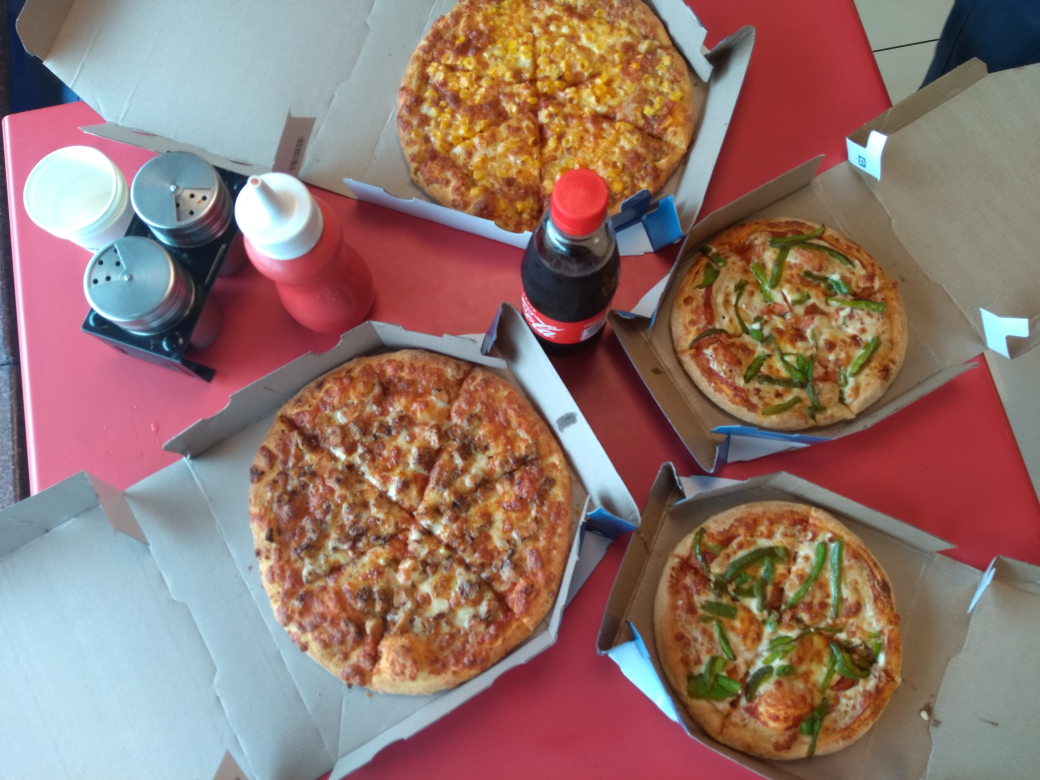
#> input picture pizza.jpg, 4160 x 3120 px (shown at 1/4 size)
$ python MYPROJECT_1.py
#> lines starting #> are read from the running program, lines starting #| are printed output that depends on the picture
#left click for selecting area on image
#right click to end the point selection process
#type "yes" on console after right click to see the result

import cv2
import numpy as np
#import  numpy

print("\n\nLeft click for selecting area on image\n right click to end the point selection process\n type 'yes' on console after right click to see the result")

img1=cv2.imread("pizza.jpg")
#> img1 is the input picture: shape (3120, 4160, 3); mean B, G, R 109.4, 116.5, 145.3
flag=0
xmax=0
xmin=0
ymax=0
ymin=0
img1=cv2.resize(img1,(512,512))
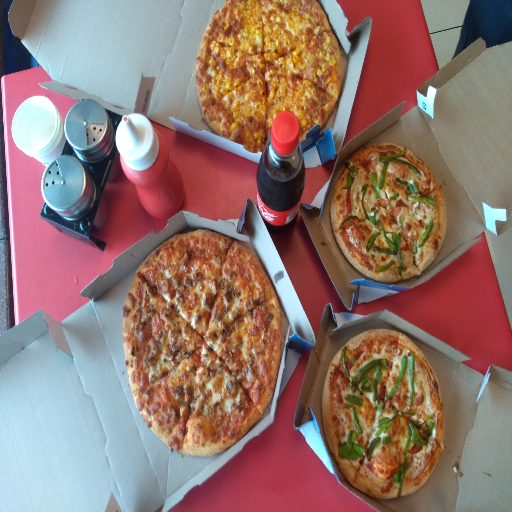
#> img1: shape (512, 512, 3); mean B, G, R 109.3, 116.4, 145.2
cv2.imshow("pizza", img1)
s=None
pts=[]

class points:
    x=None
    y=None
    def __init__(self,a,b):
        self.x=a
        self.y=b
    # [53 lines left out: functions check, mouse, not called in this run]

cv2.setMouseCallback("pizza",mouse)
cv2.waitKey(0)
